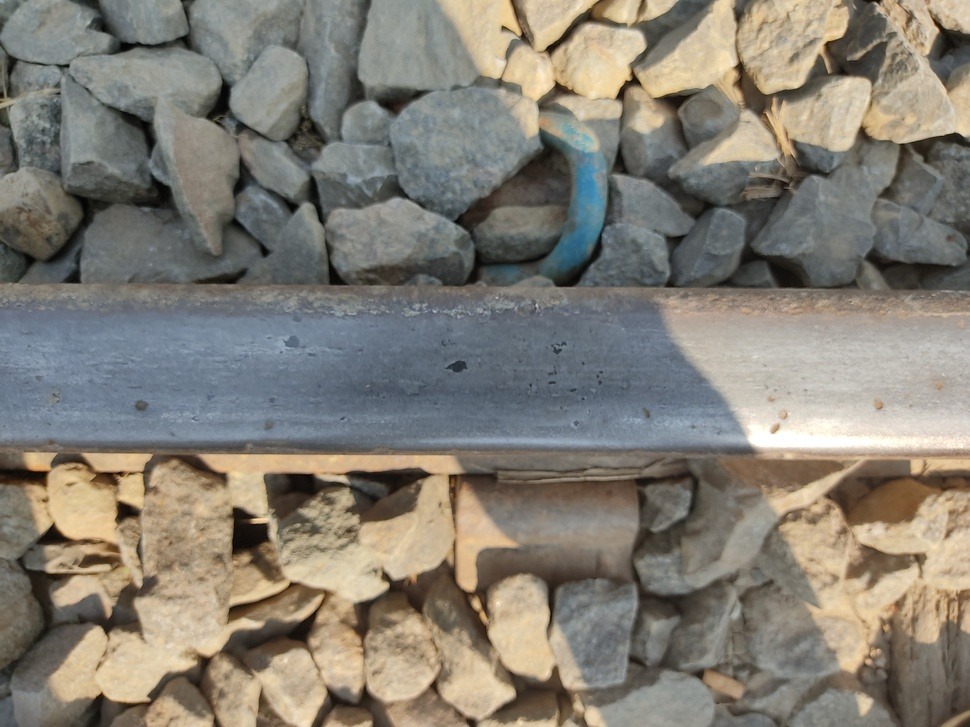
#> input picture dataset/Test/Defective/IMG_20201114_102819.jpg, 970 x 727 px, shrunk from 4000 x 3000 before the run
$ python -i cv_utils.py   (imports and definitions only)
#> lines starting #> are read from the running program, lines starting #| are printed output that depends on the picture
import cv2
import numpy as np
from PIL import Image
import os

# Colors for Severities (BGR format for OpenCV)
SEVERITY_COLORS_BGR = {
    "Critical": (0, 0, 220),     # Bright Red
    "High": (0, 140, 255),       # Orange
    "Medium": (0, 215, 255),     # Yellow
    "Low": (50, 205, 50)         # Green
}

SEVERITY_COLORS_HEX = {
    "Critical": "#dc3545",
    "High": "#fd7e14",
    "Medium": "#ffc107",
    "Low": "#28a745"
}

def preprocess_image(image_path: str, denoise: bool = True, enhance_contrast: bool = True) -> np.ndarray:
    """
    Applies computer vision preprocessing: noise reduction, contrast enhancement (CLAHE).
    Returns processed BGR image matrix.
    """
#> called with denoise = True, enhance_contrast = True
    img = cv2.imread(image_path)
#> img is the input picture: shape (727, 970, 3); mean B, G, R 116.5, 126.6, 131.5
    if img is None:
        raise ValueError(f"Could not load image from {image_path}")

    # 1. Noise Reduction
    if denoise:
        # Fast Non-Local Means Denoising for color images
        img = cv2.fastNlMeansDenoisingColored(img, None, 10, 10, 7, 21)

    # 2. Contrast Enhancement (CLAHE on L-channel of LAB color space)
    if enhance_contrast:
        lab = cv2.cvtColor(img, cv2.COLOR_BGR2LAB)
#> lab: shape (727, 970, 3); mean of channels 0, 1, 2 134.3, 128.3, 134.2
        l, a, b = cv2.split(lab)
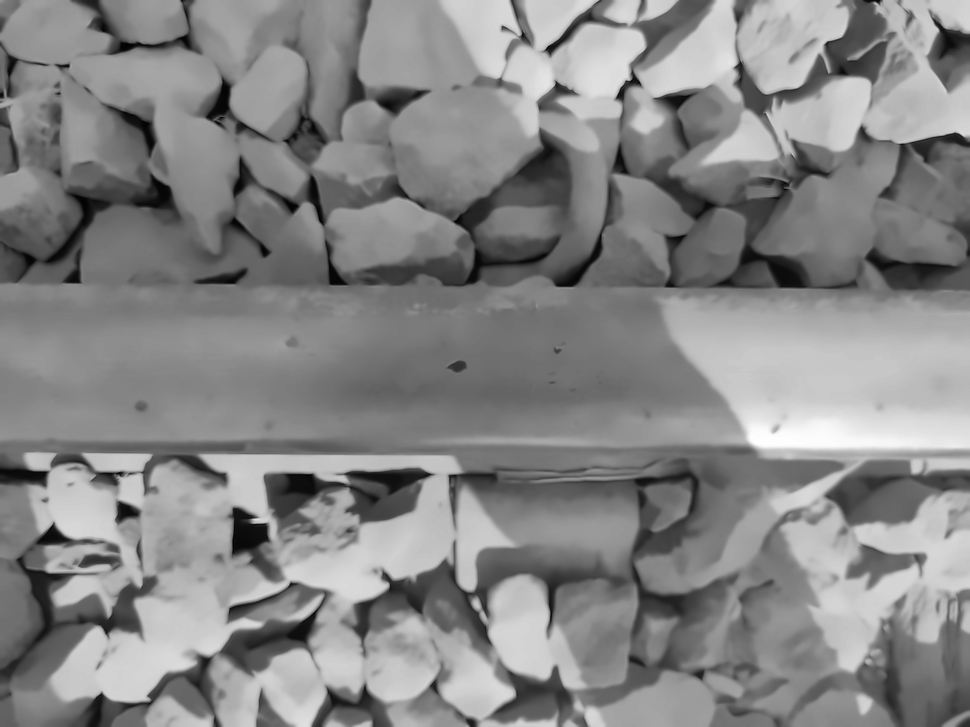
#> l: shape (727, 970); min 0, max 254, mean 134.3
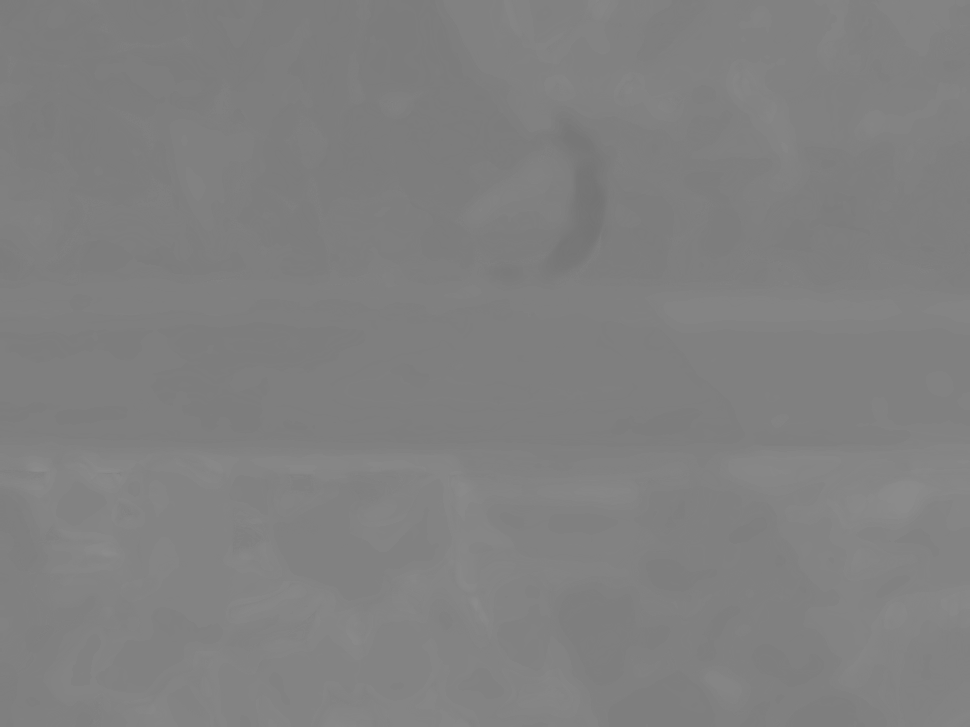
#> a: shape (727, 970); min 116, max 140, mean 128.3
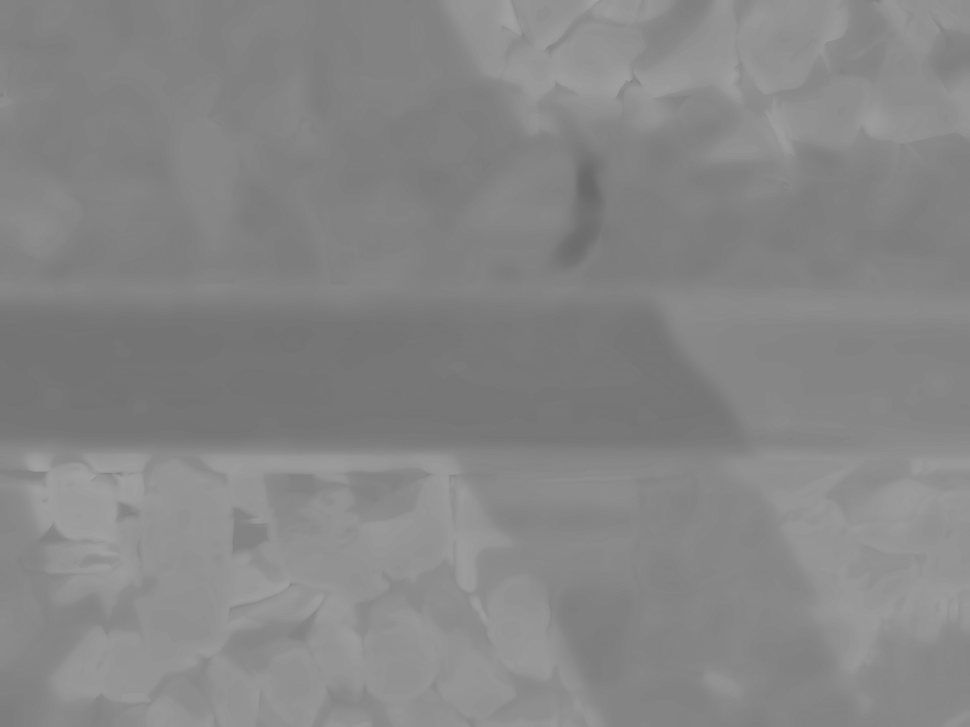
#> b: shape (727, 970); min 103, max 162, mean 134.2
        clahe = cv2.createCLAHE(clipLimit=3.0, tileGridSize=(8, 8))
        cl = clahe.apply(l)
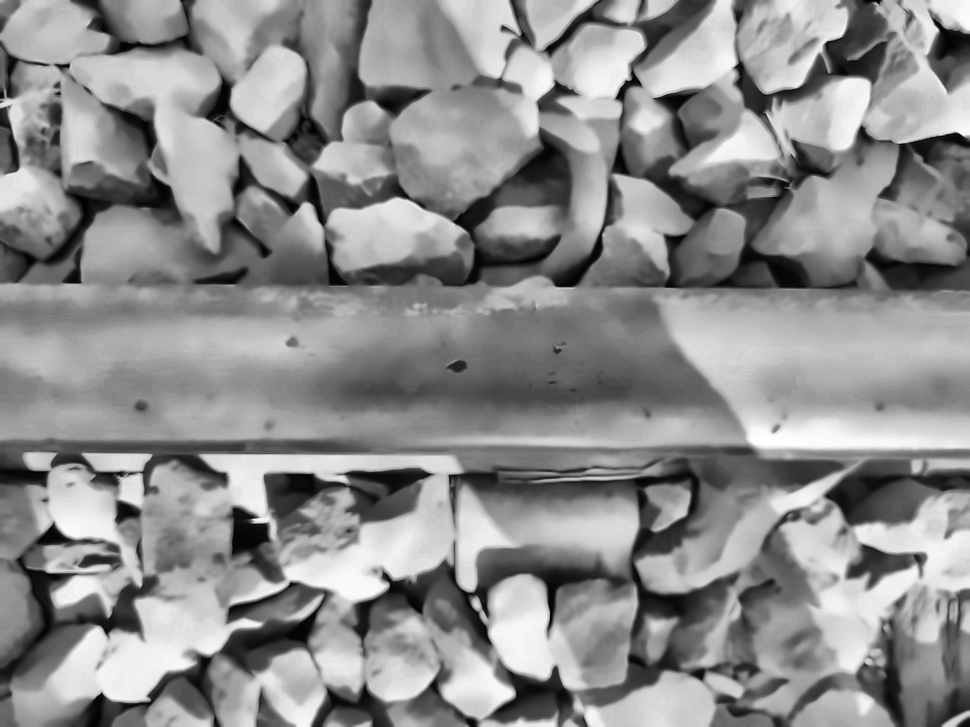
#> cl: shape (727, 970); min 0, max 255, mean 141.2
        limg = cv2.merge((cl, a, b))
#> limg: shape (727, 970, 3); mean of channels 0, 1, 2 141.2, 128.3, 134.2
        img = cv2.cvtColor(limg, cv2.COLOR_LAB2BGR)
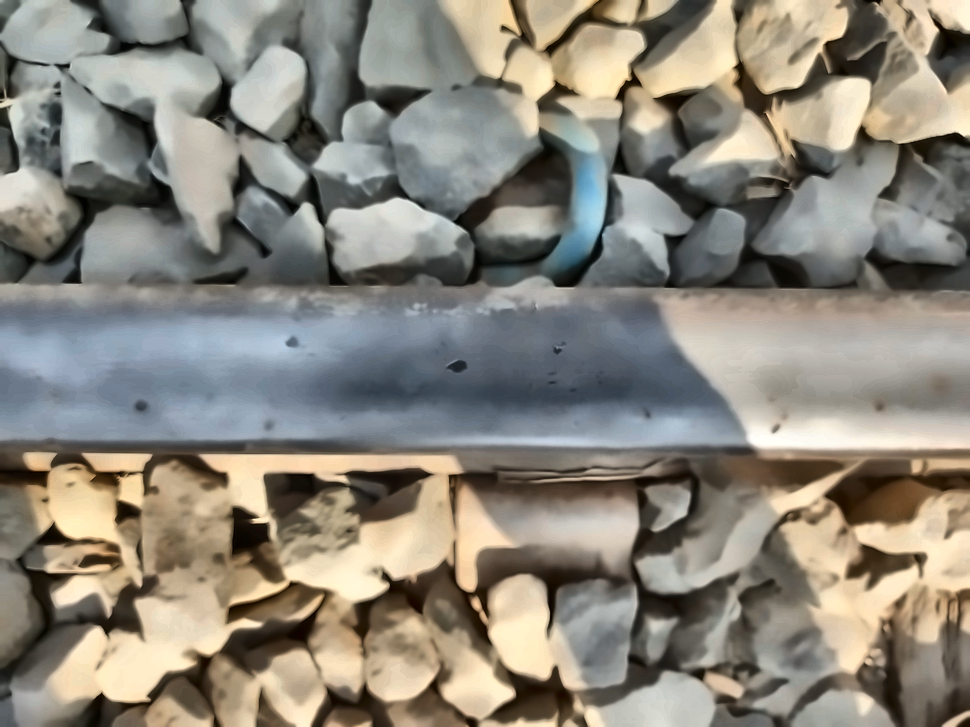
#> img: shape (727, 970, 3); mean B, G, R 124.1, 134.6, 139.2

    return img

# [56 lines left out: function draw_defect_annotations, not called in this run]

>>> result = preprocess_image('../dataset/Test/Defective/IMG_20201114_102819.jpg')
